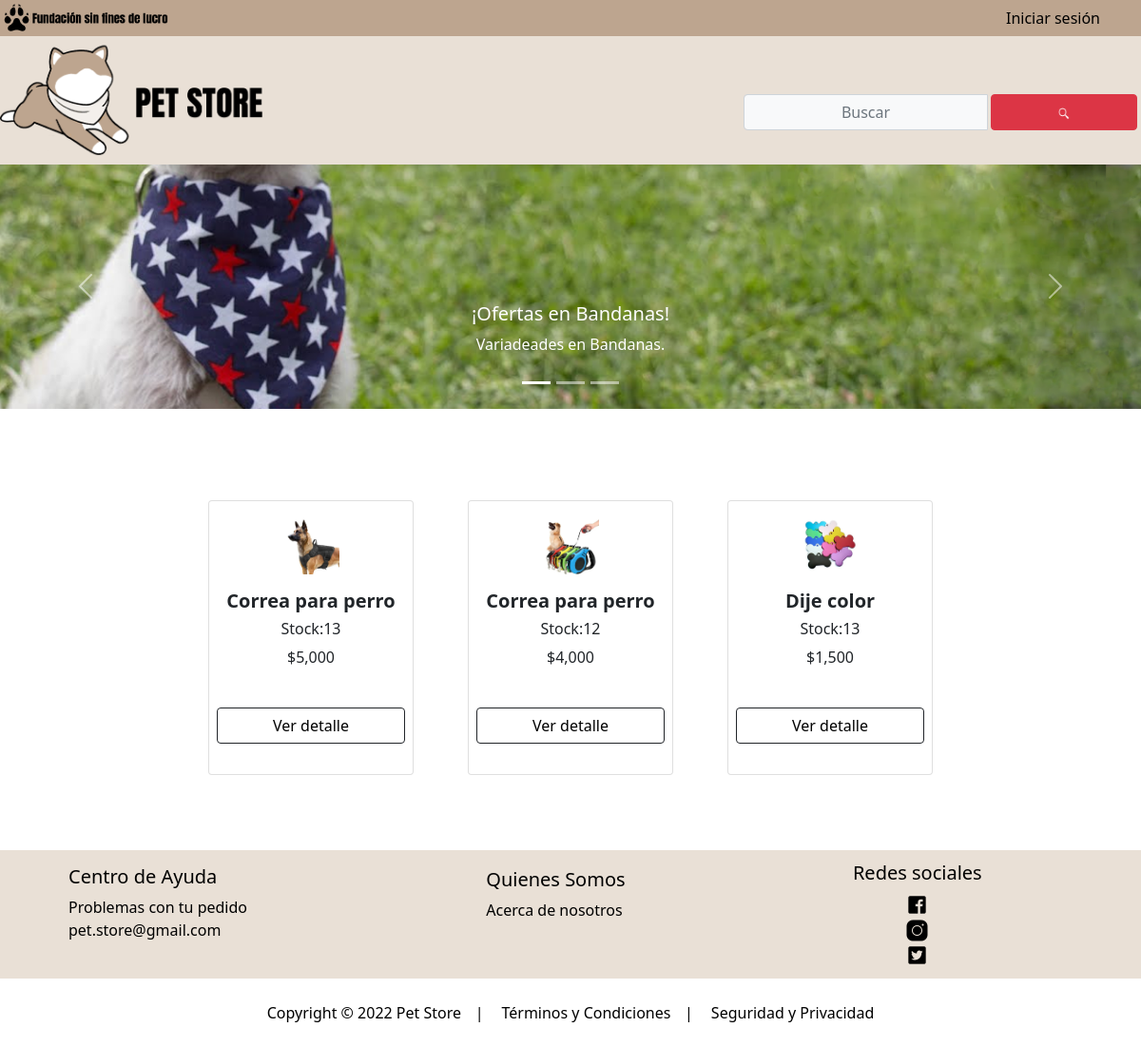
The page / on the database its author committed.
### core/models.py (models this page shows, shortened)
class Productos(models.Model):
    nombre = models.CharField(max_length=100)
    imagen = models.ImageField(upload_to="imagenesproducto", null=True)
    descripcion = models.CharField(max_length=500)
    precio = models.IntegerField()
    stock = models.IntegerField(null=True, default=0)
    categoria = models.ForeignKey(Categorias, on_delete=models.PROTECT)
    class Meta:
        db_table = 'productos'
        verbose_name = 'Producto'
        verbose_name_plural = 'Productos'
        ordering = ['id']

### core/views.py (the view)
# urls.py: 2. Add a URL to urlpatterns:  path('', views.home, name='home')
def home(request):
    busqueda = request.POST.get("buscador")
    product_list = Productos.objects.order_by('nombre')
    page = request.GET.get('page', 1)
    if busqueda:
        product_list = Productos.objects.filter(
            Q(nombre__icontains = busqueda) |
            Q(descripcion__icontains = busqueda)
        ).distinct()
    try:
        paginator = Paginator(product_list, 12)
        product_list = paginator.page(page)
    except:
        raise Http404
    data = {'entity': product_list,
            'paginator': paginator
    }
    return render(request, 'core/home.html', data)

### core/templates/core/home.html (shortened to what this page needs)
{% load static %}
<!DOCTYPE html>
<html lang="es">
<head>
    <link rel="stylesheet" href="{% static 'core/css/estilo.css' %}">
    <link href="https://cdn.jsdelivr.net/npm/bootstrap@5.1.3/dist/css/bootstrap.min.css" rel="stylesheet"
>
</head>
<body>
    <div id="header1">
        <div id="logo">
            <img src="{% static 'core/img//logo pequeño.png' %}" alt="logop" style="margin: 0 0 0 0; width: 35%;">
           </div>
        <div id="menu">
            <div id="iniciar">
              <button type="submit" class="btn btn-btn-light" >
                {% if user.is_authenticated %}
                {% if user.is_staff %}
                <a href="{% url 'productos' %}">CRUD´S</a>
                {% endif %}
                &nbsp;
                <a href="{% url 'suscripciones' %}">Suscripción</a>
                &nbsp;
                <a href="{% url 'vercompras' %}">Mis Compras</a>
                {{user.username}}&nbsp;
                <a href="{% url 'logout' %}">Cerrar sesión</a>
                &nbsp;
                <div id="carrito">
                  <button type="submit" class="btn btn-btn-light" data-bs-toggle="modal"
                      data-bs-target="#exampleModal1">
                      <a href="{% url 'viewcart' %}"><img src="{% static 'core/img/carro.png' %}" width="30px" alt=""></a>
                  </button>
                {% else %}
                <a href="{% url 'login' %}">Iniciar sesión</a>
                {% endif %}
            </button>
          </div>
            </div>
    </div>
    <div id="header3">
        <div id="barrabusca">
            <div id="logo1">
              <img src="{% static 'core/img/logo.png' %}"  alt="" width="24%">
            </div>
            <div id="header2">
              <div id="barrabusqueda">
                <div class="pt-3">
                  <form class="d-flex d-md-inlne-block form-inline justify-content-end" method="POST" action="">
                      <div class="input-group">
                          <input type="text" class="form-control bg-light border-1 small text-center" name="buscador" placeholder="Buscar" value="{{ request.POST.buscador }}">
                          <div class="input-group-append">
                              <button class="btn btn-danger mx-1" type="submit">
                          <i class="bi bi-search bi-sm"><img src="{% static 'core/img/buscar.png' %}" alt="" width="10%" a></i>
                      </button>
                          </div>
                      </div>
                  </form>
              </div>
                </div>
               </div>
            </div>
        </div>
      <div id="carrusel">
        <div id="carouselExampleCaptions" class="carousel slide" data-bs-ride="carousel">
            <div class="carousel-indicators">
              <button type="button" data-bs-target="#carouselExampleCaptions" data-bs-slide-to="0" class="active" aria-current="true" aria-label="Slide 1"></button>
              <button type="button" data-bs-target="#carouselExampleCaptions" data-bs-slide-to="1" aria-label="Slide 2"></button>
              <button type="button" data-bs-target="#carouselExampleCaptions" data-bs-slide-to="2" aria-label="Slide 3"></button>
            </div>
            <div class="carousel-inner">
              <div class="carousel-item active">
                <img src="{% static 'core/img/carrusel1.png' %}"  class="d-block w-100" alt="...">
                <div class="carousel-caption d-none d-md-block">
                  <h5>¡Ofertas en Bandanas!</h5>
                  <p>Variadeades en Bandanas.</p>
                </div>
              </div>
            </div>
            <button class="carousel-control-prev" type="button" data-bs-target="#carouselExampleCaptions" data-bs-slide="prev">
              <span class="carousel-control-prev-icon" aria-hidden="true"></span>
            </button>
            <button class="carousel-control-next" type="button" data-bs-target="#carouselExampleCaptions" data-bs-slide="next">
              <span class="carousel-control-next-icon" aria-hidden="true"></span>
            </button>
          </div>
    </div>
  <section class="py-2">
    <div class="container px-4 px-lg-5 mt-2 animate__animated animate__fadeIn animate__delay-0.3s">
        <div class="row gx-4 gx-lg-5 row-cols-2 row-cols-md-3 row-cols-xl-4 justify-content-center">
            {% if entity %} {% for producto in entity %}
            <div class="col my-3">
                <div class="card h-100 text-center py-3">
                    {% if producto.imagen %}
                    <img class="mx-auto d-block img-fluid" src="{{ producto.imagen.url }}" alt="producto" width="60px%" /> {% else %}
                    <img class="card-img-top" src="https://dummyimage.com/450x300/dee2e6/6c757d.jpg" alt="sinImagen" /> {% endif %}
                    {% load humanize %}
                    <div class="card-body p-3">
                        <div class="text-center">
                            <h5 class="fw-bolder">{{ producto.nombre }}</h5>
                            <h6>Stock:{{ producto.stock }}</h6>
                            ${{ producto.precio | intcomma }}
                        </div>
                    </div>
                    <div class="card-footer p-2 pt-2 border-top-0 bg-transparent">
                        <div class="text-center">
                            <a class="btn btn-outline-dark my-2 mx-auto " href="{% url 'detalleproducto' producto.id %}" style="text-align: center;">Ver detalle</a>
                        </div>
                    </div>
                </div>
            </div>
            {% endfor %} {% else %}
            <div class="text-center text-warning">
                <h3> No se encontraron Productos!!</h3>
            </div>
            {% endif %}
        </div>
    </div>
</section>
    <footer>
      <div id="piepag">
        <div id="centro">
          <div class="container">
            <h5> Centro de Ayuda</h5>
            <a href="{% url 'problemasPedido' %}"><span class="otherPage">Problemas con tu pedido</span></a>
            <a href="mailto:pet.store@gmail.com"><span class="otherPage">pet.store@gmail.com</span></a>
        </div>
        </div>
        <div id="Pet">
          <div class="container">
            <h5> Quienes Somos</h5>
            <a href="{% url 'nosotros' %}"><span class="otherPage">Acerca de nosotros</span></a>
        </div>
        </div>
        <div id="redess">
            <h5> Redes sociales</h5>
            <a href="https://www.facebook.com/Pet-Store-111594554881435"><img src="{% static 'core/img/facebook.png' %}" alt="" a>
            <a href="https://www.instagram.com/petstore640/"><img src="{% static 'core/img/Instagram.png' %}" alt="" a>
            <a href="https://twitter.com/PETSTORE_1"><img src="{% static 'core/img/twitter.png' %}" alt="" a>
        </div>
      </div>
      <div id="copyr">
        <div id="cop">
          <div class="container1">
            <a>Copyright © 2022 Pet Storeㅤ|ㅤ</a>
            <a href="{% url 'terminosycondiciones' %}">Términos y Condicionesㅤ|ㅤ</a>
            <a href="{% url 'terminosycondiciones' %}">Seguridad y Privacidad</a>
        </div>
        </div>
        </div>
    </footer>
  </body>
  </html>

### core/static/core/css/estilo.css (style rules this page uses)
* { padding: 0; margin: 0; }
#header1 { display: flex; background-color: #BDA58F; justify-content: space-between; align-items: center; }
.container { padding: 5%; }
#header3 { display: flex; background-color: #E9E0D6; width: 100%; justify-content: space-between; }
#menu { display: flex; justify-content: space-between; }
#iniciar>button>a { margin: 0 30px 0 0; color: #000000; text-decoration: none; font-size: 1.3; padding-top: 1px; }
#logo { margin: 0 30px 0 0; }
.card { background-color: #F3EFEB; display: flex; margin: 2%; justify-content: space-around; }
#barrabusqueda { display: flex; justify-content: flex-end; margin: -6.8% 0 3% 0; }
#piepag { background-color: #E9E0D6; color: #000000; display: flex; justify-content: space-between; }
.container a { color: #000000; text-decoration: none; display: flex; flex-direction: column; text-align: start; }
#centro { margin: -1% 0 1% 5%; display: flex; flex-direction: column; text-align: start; }
#Pet { margin: -2.5% 0 1% 5%; display: flex; flex-direction: column; text-align: start; }
#redess { margin: 1% 0 1% 5%; display: flex; flex-direction: column; text-align: center; }
#copyr { background-color: #FFFFFF; color: #000000; display: flex; justify-content: center; padding: 3vh; }
.container1 a { color: #000000; text-decoration: none; }
#cop { display: flex; justify-content: space-between; }
body { font-family: monospace; }
.container { width: 100%; max-width: 1000px; margin: auto; }
body { font-family: 'Roboto', sans-serif; background: #E5E5E5; }
* { box-sizing: border-box; }

### rows shown on the page
Productos: imagen (picture), nombre "Correa para perro", stock "13", precio "5,000"
Productos: imagen (picture), nombre "Correa para perro", stock "12", precio "4,000"
Productos: imagen (picture), nombre "Dije color", stock "13", precio "1,500"
